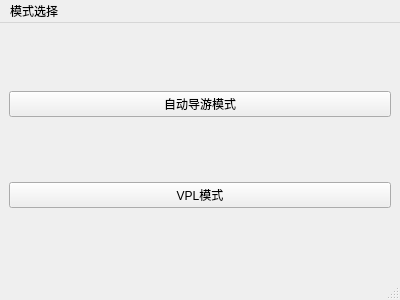
<?xml version="1.0" encoding="UTF-8"?>
<ui version="4.0">
 <class>ModesWindow</class>
 <widget class="QMainWindow" name="ModesWindow">
  <property name="geometry">
   <rect>
    <x>0</x>
    <y>0</y>
    <width>400</width>
    <height>300</height>
   </rect>
  </property>
  <property name="windowTitle">
   <string>MainWindow</string>
  </property>
  <widget class="QWidget" name="centralwidget">
   <layout class="QGridLayout" name="gridLayout">
    <item row="0" column="1">
     <widget class="QPushButton" name="pushButton_2">
      <property name="text">
       <string>自动导游模式</string>
      </property>
     </widget>
    </item>
    <item row="1" column="1">
     <widget class="QPushButton" name="pushButton">
      <property name="text">
       <string>VPL模式</string>
      </property>
     </widget>
    </item>
   </layout>
  </widget>
  <widget class="QMenuBar" name="menubar">
   <property name="geometry">
    <rect>
     <x>0</x>
     <y>0</y>
     <width>400</width>
     <height>31</height>
    </rect>
   </property>
   <widget class="QMenu" name="menu">
    <property name="title">
     <string>模式选择</string>
    </property>
   </widget>
   <addaction name="menu"/>
  </widget>
  <widget class="QStatusBar" name="statusbar"/>
 </widget>
 <resources/>
 <connections/>
</ui>
